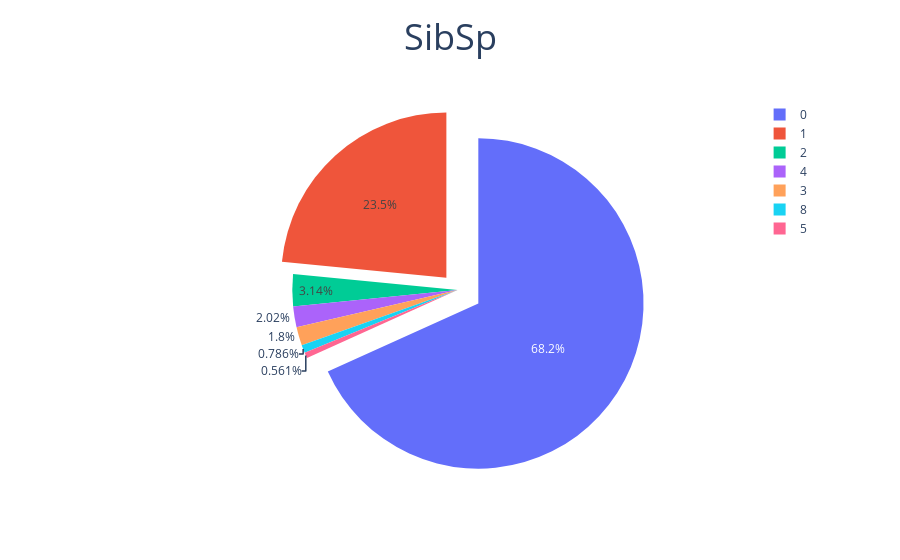
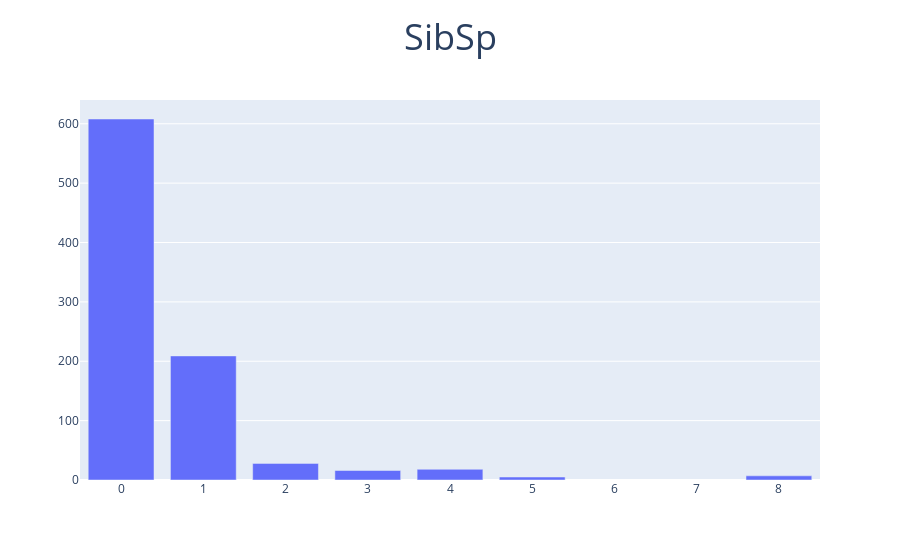

The cell these charts' notebook holds for them, in order:
### Code cell
fig = go.Figure(data=[go.Pie(labels=dft['SibSp'], pull=[.1, .15, .15, 0])],layout_title_text=' SibSp ',layout_title_font =dict(size= 36),layout_title_x=0.5)
fig.show()

fig = go.Figure(
    data=[go.Bar(x = dft['SibSp'].value_counts().index,y=dft['SibSp'].value_counts())],layout_title_text=' SibSp ',layout_title_font =dict(size= 36),layout_title_x=0.5)
fig.show()

### Figure 1 — Plotly figure (JSON) as saved in the notebook; plotly's stock layout.template omitted (floating-point values rounded to 4 significant figures; data arrays with more than 128 entries replaced by an {"elided": "..."} marker saying what was removed)
{"data": [{"labels": {"elided": "891 int values"}, "pull": [0.1, 0.15, 0.15, 0], "type": "pie"}], "layout": {"title": {"font": {"size": 36}, "text": " SibSp ", "x": 0.5}}}

### Figure 2 — Plotly figure (JSON) as saved in the notebook; plotly's stock layout.template omitted (floating-point values rounded to 4 significant figures)
{"data": [{"type": "bar", "x": [0, 1, 2, 4, 3, 8, 5], "y": [608, 209, 28, 18, 16, 7, 5]}], "layout": {"title": {"font": {"size": 36}, "text": " SibSp ", "x": 0.5}}}
